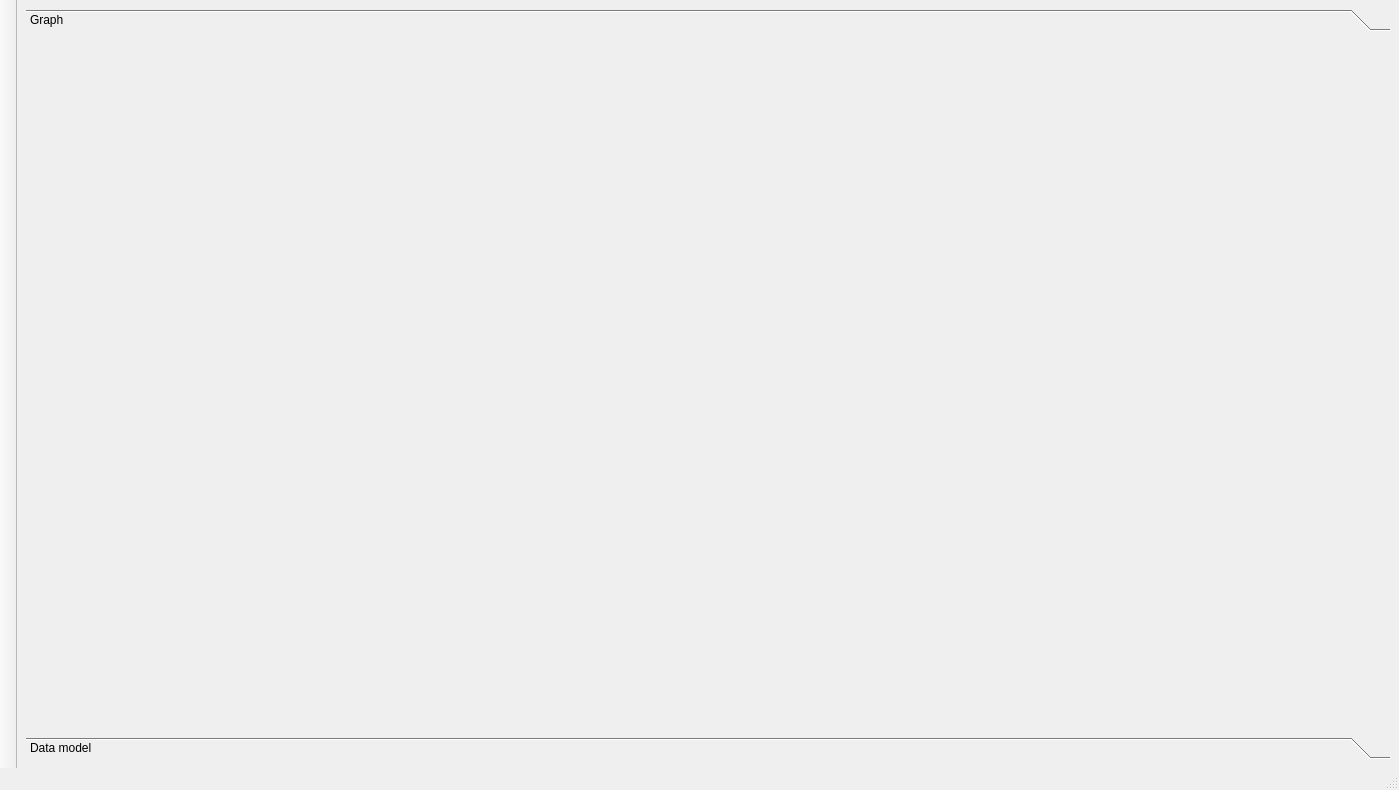
<?xml version="1.0" encoding="UTF-8"?>
<ui version="4.0">
 <class>MainWindow</class>
 <widget class="QMainWindow" name="MainWindow">
  <property name="geometry">
   <rect>
    <x>0</x>
    <y>0</y>
    <width>1399</width>
    <height>790</height>
   </rect>
  </property>
  <property name="windowTitle">
   <string>Electrical Grid Simulation</string>
  </property>
  <widget class="QWidget" name="centralwidget">
   <layout class="QVBoxLayout" name="verticalLayout_3">
    <item>
     <layout class="QHBoxLayout" name="layout_upper_toolbar">
      <property name="sizeConstraint">
       <enum>QLayout::SizeConstraint::SetDefaultConstraint</enum>
      </property>
     </layout>
    </item>
    <item>
     <layout class="QVBoxLayout" name="main_layout">
      <item>
       <widget class="QToolBox" name="toolBox">
        <property name="frameShape">
         <enum>QFrame::Shape::NoFrame</enum>
        </property>
        <property name="frameShadow">
         <enum>QFrame::Shadow::Plain</enum>
        </property>
        <property name="lineWidth">
         <number>4</number>
        </property>
        <property name="currentIndex">
         <number>0</number>
        </property>
        <widget class="QWidget" name="page_graph">
         <property name="geometry">
          <rect>
           <x>0</x>
           <y>0</y>
           <width>1371</width>
           <height>649</height>
          </rect>
         </property>
         <attribute name="label">
          <string>Graph</string>
         </attribute>
         <layout class="QHBoxLayout" name="horizontalLayout">
          <item>
           <layout class="QVBoxLayout" name="layout_graph"/>
          </item>
         </layout>
        </widget>
        <widget class="QWidget" name="page_tables">
         <property name="geometry">
          <rect>
           <x>0</x>
           <y>0</y>
           <width>1371</width>
           <height>649</height>
          </rect>
         </property>
         <attribute name="label">
          <string>Data model</string>
         </attribute>
         <layout class="QHBoxLayout" name="horizontalLayout_2">
          <item>
           <layout class="QVBoxLayout" name="layout_data">
            <item>
             <widget class="QTabWidget" name="tab_data">
              <property name="currentIndex">
               <number>0</number>
              </property>
              <widget class="QWidget" name="tab_bus">
               <attribute name="title">
                <string>Buses</string>
               </attribute>
               <layout class="QHBoxLayout" name="horizontalLayout_3">
                <item>
                 <layout class="QVBoxLayout" name="layout_bus"/>
                </item>
               </layout>
              </widget>
              <widget class="QWidget" name="tab_line">
               <attribute name="title">
                <string>Lines</string>
               </attribute>
               <layout class="QVBoxLayout" name="verticalLayout_4">
                <item>
                 <widget class="QGroupBox" name="groupBox_5">
                  <property name="title">
                   <string>AC lines</string>
                  </property>
                  <layout class="QHBoxLayout" name="horizontalLayout_4">
                   <item>
                    <layout class="QVBoxLayout" name="layout_line"/>
                   </item>
                  </layout>
                 </widget>
                </item>
                <item>
                 <widget class="QGroupBox" name="groupBox_6">
                  <property name="title">
                   <string>DC lines</string>
                  </property>
                  <layout class="QHBoxLayout" name="horizontalLayout_7">
                   <item>
                    <layout class="QVBoxLayout" name="layout_dcline"/>
                   </item>
                  </layout>
                 </widget>
                </item>
               </layout>
              </widget>
              <widget class="QWidget" name="tab_impedance">
               <attribute name="title">
                <string>Impedances</string>
               </attribute>
               <layout class="QHBoxLayout" name="horizontalLayout_5">
                <item>
                 <layout class="QVBoxLayout" name="layout_impedance"/>
                </item>
               </layout>
              </widget>
              <widget class="QWidget" name="tab">
               <attribute name="title">
                <string>Transformers</string>
               </attribute>
               <layout class="QVBoxLayout" name="verticalLayout_2">
                <item>
                 <widget class="QGroupBox" name="groupBox_3">
                  <property name="title">
                   <string>Two winding transformers</string>
                  </property>
                  <layout class="QHBoxLayout" name="horizontalLayout_6">
                   <item>
                    <layout class="QVBoxLayout" name="layout_trafo"/>
                   </item>
                  </layout>
                 </widget>
                </item>
                <item>
                 <widget class="QGroupBox" name="groupBox_4">
                  <property name="title">
                   <string>Three winding transformers</string>
                  </property>
                  <layout class="QHBoxLayout" name="horizontalLayout_11">
                   <item>
                    <layout class="QVBoxLayout" name="layout_trafo3w"/>
                   </item>
                  </layout>
                 </widget>
                </item>
               </layout>
              </widget>
              <widget class="QWidget" name="tab_4">
               <attribute name="title">
                <string>Generators</string>
               </attribute>
               <layout class="QHBoxLayout" name="horizontalLayout_9">
                <item>
                 <layout class="QVBoxLayout" name="layout_gen"/>
                </item>
               </layout>
              </widget>
              <widget class="QWidget" name="tab_5">
               <attribute name="title">
                <string>Static Generators</string>
               </attribute>
               <layout class="QVBoxLayout" name="verticalLayout">
                <item>
                 <widget class="QGroupBox" name="groupBox">
                  <property name="title">
                   <string>Symmetric static generators</string>
                  </property>
                  <layout class="QHBoxLayout" name="horizontalLayout_10">
                   <item>
                    <layout class="QVBoxLayout" name="layout_sgen"/>
                   </item>
                  </layout>
                 </widget>
                </item>
                <item>
                 <widget class="QGroupBox" name="groupBox_2">
                  <property name="title">
                   <string>Asymmetric static generators</string>
                  </property>
                  <layout class="QHBoxLayout" name="horizontalLayout_13">
                   <item>
                    <layout class="QVBoxLayout" name="layout_asgen"/>
                   </item>
                  </layout>
                 </widget>
                </item>
               </layout>
              </widget>
              <widget class="QWidget" name="tab_7">
               <attribute name="title">
                <string>External Grids</string>
               </attribute>
               <layout class="QHBoxLayout" name="horizontalLayout_12">
                <item>
                 <layout class="QVBoxLayout" name="layout_ext_grid"/>
                </item>
               </layout>
              </widget>
              <widget class="QWidget" name="tab_2">
               <attribute name="title">
                <string>Symmetric Loads</string>
               </attribute>
               <layout class="QHBoxLayout" name="horizontalLayout_8">
                <item>
                 <layout class="QVBoxLayout" name="layout_load"/>
                </item>
               </layout>
              </widget>
              <widget class="QWidget" name="tab_3">
               <attribute name="title">
                <string>Other Loads</string>
               </attribute>
               <layout class="QVBoxLayout" name="verticalLayout_5">
                <item>
                 <widget class="QGroupBox" name="groupBox_7">
                  <property name="title">
                   <string>Asymmetric Loads</string>
                  </property>
                  <layout class="QHBoxLayout" name="horizontalLayout_14">
                   <item>
                    <layout class="QVBoxLayout" name="layout_aload"/>
                   </item>
                  </layout>
                 </widget>
                </item>
                <item>
                 <widget class="QGroupBox" name="groupBox_8">
                  <property name="title">
                   <string>Motors</string>
                  </property>
                  <layout class="QHBoxLayout" name="horizontalLayout_15">
                   <item>
                    <layout class="QVBoxLayout" name="layout_motor"/>
                   </item>
                  </layout>
                 </widget>
                </item>
               </layout>
              </widget>
              <widget class="QWidget" name="tab_6">
               <attribute name="title">
                <string>Shunts</string>
               </attribute>
               <layout class="QHBoxLayout" name="horizontalLayout_16">
                <item>
                 <layout class="QVBoxLayout" name="layout_shunt"/>
                </item>
               </layout>
              </widget>
              <widget class="QWidget" name="tab_8">
               <attribute name="title">
                <string>Wards</string>
               </attribute>
               <layout class="QVBoxLayout" name="verticalLayout_6">
                <item>
                 <widget class="QGroupBox" name="groupBox_9">
                  <property name="title">
                   <string>Wards</string>
                  </property>
                  <layout class="QHBoxLayout" name="horizontalLayout_17">
                   <item>
                    <layout class="QVBoxLayout" name="layout_ward"/>
                   </item>
                  </layout>
                 </widget>
                </item>
                <item>
                 <widget class="QGroupBox" name="groupBox_10">
                  <property name="title">
                   <string>Extended wards</string>
                  </property>
                  <layout class="QHBoxLayout" name="horizontalLayout_18">
                   <item>
                    <layout class="QVBoxLayout" name="layout_xward"/>
                   </item>
                  </layout>
                 </widget>
                </item>
               </layout>
              </widget>
              <widget class="QWidget" name="tab_9">
               <attribute name="title">
                <string>Storages</string>
               </attribute>
               <layout class="QHBoxLayout" name="horizontalLayout_19">
                <item>
                 <layout class="QVBoxLayout" name="layout_storage"/>
                </item>
               </layout>
              </widget>
              <widget class="QWidget" name="tab_10">
               <attribute name="title">
                <string>Switches</string>
               </attribute>
               <layout class="QHBoxLayout" name="horizontalLayout_20">
                <item>
                 <layout class="QVBoxLayout" name="layout_switch"/>
                </item>
               </layout>
              </widget>
              <widget class="QWidget" name="tab_11">
               <attribute name="title">
                <string>FACTS</string>
               </attribute>
               <layout class="QVBoxLayout" name="verticalLayout_7">
                <item>
                 <widget class="QGroupBox" name="groupBox_11">
                  <property name="title">
                   <string>Static Var Compensators (SVC)</string>
                  </property>
                  <layout class="QHBoxLayout" name="horizontalLayout_21">
                   <item>
                    <layout class="QVBoxLayout" name="layout_svc"/>
                   </item>
                  </layout>
                 </widget>
                </item>
                <item>
                 <widget class="QGroupBox" name="groupBox_12">
                  <property name="title">
                   <string>Thyristor-Controlled Series Capacitors (TCSC)</string>
                  </property>
                  <layout class="QHBoxLayout" name="horizontalLayout_23">
                   <item>
                    <layout class="QVBoxLayout" name="layout_tcsc"/>
                   </item>
                  </layout>
                 </widget>
                </item>
                <item>
                 <widget class="QGroupBox" name="groupBox_13">
                  <property name="title">
                   <string>Static Synchronous Compensators (SSC)</string>
                  </property>
                  <layout class="QHBoxLayout" name="horizontalLayout_24">
                   <item>
                    <layout class="QVBoxLayout" name="layout_ssc"/>
                   </item>
                  </layout>
                 </widget>
                </item>
                <item>
                 <widget class="QGroupBox" name="groupBox_14">
                  <property name="title">
                   <string>Voltage Source Converter (VSC)</string>
                  </property>
                  <layout class="QHBoxLayout" name="horizontalLayout_25">
                   <item>
                    <layout class="QVBoxLayout" name="layout_vsc"/>
                   </item>
                  </layout>
                 </widget>
                </item>
               </layout>
              </widget>
             </widget>
            </item>
           </layout>
          </item>
         </layout>
        </widget>
       </widget>
      </item>
     </layout>
    </item>
   </layout>
  </widget>
  <widget class="QMenuBar" name="menubar">
   <property name="geometry">
    <rect>
     <x>0</x>
     <y>0</y>
     <width>1399</width>
     <height>30</height>
    </rect>
   </property>
  </widget>
  <widget class="QStatusBar" name="statusbar"/>
  <widget class="QToolBar" name="toolBar">
   <property name="contextMenuPolicy">
    <enum>Qt::ContextMenuPolicy::PreventContextMenu</enum>
   </property>
   <property name="windowTitle">
    <string>toolBar</string>
   </property>
   <property name="movable">
    <bool>false</bool>
   </property>
   <property name="iconSize">
    <size>
     <width>48</width>
     <height>48</height>
    </size>
   </property>
   <property name="floatable">
    <bool>false</bool>
   </property>
   <attribute name="toolBarArea">
    <enum>LeftToolBarArea</enum>
   </attribute>
   <attribute name="toolBarBreak">
    <bool>false</bool>
   </attribute>
  </widget>
 </widget>
 <resources/>
 <connections/>
</ui>
